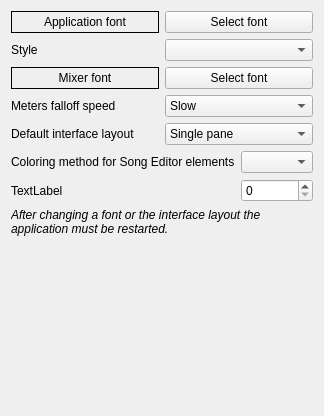
     <widget class="QWidget" name="tab_4">
      <attribute name="title">
       <string>&amp;Appearance</string>
      </attribute>
      <layout class="QVBoxLayout" name="verticalLayout_6">
       <item>
        <layout class="QGridLayout">
         <item row="0" column="0">
          <widget class="QLabel" name="applicationFontLbl">
           <property name="minimumSize">
            <size>
             <width>0</width>
             <height>22</height>
            </size>
           </property>
           <property name="frameShape">
            <enum>QFrame::Box</enum>
           </property>
           <property name="text">
            <string>Application font</string>
           </property>
           <property name="alignment">
            <set>Qt::AlignCenter</set>
           </property>
          </widget>
         </item>
         <item row="1" column="0">
          <widget class="QLabel" name="textLabel1_4">
           <property name="text">
            <string>Style</string>
           </property>
          </widget>
         </item>
         <item row="1" column="1">
          <widget class="QComboBox" name="styleComboBox"/>
         </item>
         <item row="0" column="1">
          <widget class="QPushButton" name="selectApplicationFontBtn">
           <property name="minimumSize">
            <size>
             <width>0</width>
             <height>22</height>
            </size>
           </property>
           <property name="text">
            <string>Select font</string>
           </property>
          </widget>
         </item>
        </layout>
       </item>
       <item>
        <layout class="QGridLayout">
         <item row="0" column="1">
          <widget class="QPushButton" name="selectMixerFontBtn">
           <property name="minimumSize">
            <size>
             <width>0</width>
             <height>22</height>
            </size>
           </property>
           <property name="text">
            <string>Select font</string>
           </property>
          </widget>
         </item>
         <item row="1" column="0">
          <widget class="QLabel" name="textLabel1">
           <property name="minimumSize">
            <size>
             <width>0</width>
             <height>22</height>
            </size>
           </property>
           <property name="text">
            <string>Meters falloff speed</string>
           </property>
          </widget>
         </item>
         <item row="1" column="1">
          <widget class="QComboBox" name="mixerFalloffComboBox">
           <property name="minimumSize">
            <size>
             <width>0</width>
             <height>22</height>
            </size>
           </property>
           <item>
            <property name="text">
             <string>Slow</string>
            </property>
           </item>
           <item>
            <property name="text">
             <string>Normal</string>
            </property>
           </item>
           <item>
            <property name="text">
             <string>Fast</string>
            </property>
           </item>
          </widget>
         </item>
         <item row="0" column="0">
          <widget class="QLabel" name="mixerFontLbl">
           <property name="minimumSize">
            <size>
             <width>0</width>
             <height>22</height>
            </size>
           </property>
           <property name="frameShape">
            <enum>QFrame::Box</enum>
           </property>
           <property name="midLineWidth">
            <number>0</number>
           </property>
           <property name="text">
            <string>Mixer font</string>
           </property>
           <property name="alignment">
            <set>Qt::AlignCenter</set>
           </property>
           <property name="margin">
            <number>0</number>
           </property>
          </widget>
         </item>
        </layout>
       </item>
       <item>
        <layout class="QGridLayout" name="_2">
         <item row="0" column="0">
          <widget class="QLabel" name="mixerFontLbl_2">
           <property name="minimumSize">
            <size>
             <width>0</width>
             <height>22</height>
            </size>
           </property>
           <property name="frameShape">
            <enum>QFrame::Box</enum>
           </property>
           <property name="lineWidth">
            <number>0</number>
           </property>
           <property name="midLineWidth">
            <number>0</number>
           </property>
           <property name="text">
            <string>Default interface layout</string>
           </property>
           <property name="alignment">
            <set>Qt::AlignLeading|Qt::AlignLeft|Qt::AlignVCenter</set>
           </property>
           <property name="margin">
            <number>0</number>
           </property>
          </widget>
         </item>
         <item row="0" column="1">
          <widget class="QComboBox" name="uiLayoutComboBox">
           <property name="minimumSize">
            <size>
             <width>0</width>
             <height>22</height>
            </size>
           </property>
           <item>
            <property name="text">
             <string>Single pane</string>
            </property>
           </item>
           <item>
            <property name="text">
             <string>Tabbed</string>
            </property>
           </item>
          </widget>
         </item>
        </layout>
       </item>
       <item>
        <layout class="QGridLayout" name="gridLayout_2">
         <item row="2" column="0">
          <widget class="QLabel" name="coloringMethodAuxLabel">
           <property name="text">
            <string>TextLabel</string>
           </property>
          </widget>
         </item>
         <item row="0" column="1">
          <widget class="QComboBox" name="coloringMethodCombo"/>
         </item>
         <item row="0" column="0">
          <widget class="QLabel" name="label_2">
           <property name="text">
            <string>Coloring method for Song Editor elements</string>
           </property>
          </widget>
         </item>
         <item row="2" column="1">
          <widget class="QSpinBox" name="coloringMethodAuxSpinBox"/>
         </item>
        </layout>
       </item>
       <item>
        <widget class="QLabel" name="textLabel3">
         <property name="text">
          <string>&lt;html&gt;&lt;head/&gt;&lt;body&gt;&lt;p&gt;&lt;span style=&quot; font-style:italic;&quot;&gt;After changing a font or the interface layout the application must be restarted.&lt;/span&gt;&lt;/p&gt;&lt;/body&gt;&lt;/html&gt;</string>
         </property>
         <property name="wordWrap">
          <bool>true</bool>
         </property>
        </widget>
       </item>
       <item>
        <spacer name="verticalSpacer_4">
         <property name="orientation">
          <enum>Qt::Vertical</enum>
         </property>
         <property name="sizeHint" stdset="0">
          <size>
           <width>20</width>
           <height>169</height>
          </size>
         </property>
        </spacer>
       </item>
      </layout>
     </widget>
